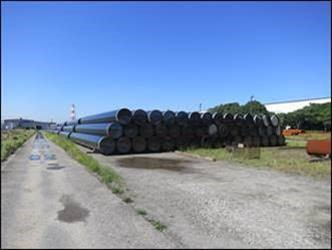
#> input picture research/pipes_counting/resources/998d98e.jpg, 332 x 250 px
$ jupyter execute pipe_counting.ipynb
#> lines starting #> are read from the running program, lines starting #| are printed output that depends on the picture
# Pipes Counting(Started 26/08/21)

Counting pipes is an age old problem of many factories, warehouses and users.

## Requirement

The requirement is to able to count pipes, using a single independent system.

Design solutions that can:

* Count steel pipes of different diameter
* Handle situations like pipes getting stuck because pipes cannot be moved or cannot be freed to get an accurate count
* Tackle challenges like getting only a top view if drones are used
* Be used for counting stainless or PVC pipes

Specifications

Typical specifications of pipes and the environment of the pipe yard include:

1. Pipes are 1.66-48 inches in diameter and 30-60 feet long
2. Stacked in 3-20 layers but not higher than approx. 10ft.
3. There are more than 1000 pipes within 1 acre of the yard
4. A tag and/or a cap may be attached to the end of the tube

In the case of large diameter pipes:

1. The pipe stacks are often several hundred meters long
2. The distance between the stacks is often so narrow.

Given these conditions, it can be difficult to take a picture from the front. Therefore, it is necessary to go close to it in hot/cold weather and visually check it for a long duration to get accurate information.

Since each pipe weighs up to several tons, it is difficult to calculate the number of pipes by weighing them all at once.

Some examples to get you started to include, but are not limited to, using drones, RFID tags, or AI flash counting apps! These are just examples. There is a lot of room for innovation here so we are looking forward to your unusual, out-of-the-box ideas to solve the given problem. Put on your thinking cap to build solutions and features that you believe in.

## White Hat(Information)

The data available to us are :

Helpful :
1. Minimum pipe diameter : 1.66 inches
2. Maximum pipe diameter : 48 inches
3. Minimum pipe length : 30 feet
4. Maximum pipe length : 60 feet
5. Stacked in 3-20 layers but not higher than approx. 10ft.
6. A tag and/or a cap may be attached to the end of the tube
7. pipes cannot be moved or cannot be freed to get an accurate count

Not helpful :
1. There are more than 1000 pipes within 1 acre of the yard
2. The pipe stacks are often several hundred meters long
3. The distance between the stacks is often narrow.

### Images

Immediate Questions :

1. What is the current pipes counting process like?
2. Can the tags be eliminated during analysis?
3. Does the operator always know the exact dimensions of the pipe?
4. What is the error margin currently?
5. What is the current operating cost for 'counting'?
6. Which parameters will we be willing to change or modify in the interest of counting?
7. Is there a Warehouse system in place, such as SAP or any other?
8. What do the tags represent?

## Red(Intuition)

1. Lighting in the area is never fixed
2. A more machine oriented approach is required, due to weather
3. Some of the stacks of pipes are bundled
4. Not enough clearance will be available on the ground always
5. Creating a fixed mount, might be difficult
6. Being that lazy people are the best effort reducers, they must have a spot that they like to do the counting from.
7. The recipients of a bulk would need this more than the manufacturer.
8. This will help most in pick count verification after stock recieve

## Yellow(Value)

What are the benefits of succeeding in this venture?

1. Lowered operating cost for manufacturers
2. Lowered operating cost for buyers
3. Reduction in error margin
4. Improved workplace
5. Improved productivity
6. Time saving

We would be able to achieve these, if
1. operating and maintenance cost of the proposed solution is lesser than the current operating cost
2. It is operatable remotely
3. Sustainable, in terms of continued space availability

## Black(Criticality)

Potential problems :
1. The caps and tags
2. Lighting
3. Unspecified length frame
4. Packing density

The requirement has been phrased to require a 'code'.

```
Idea Submission Guidelines

Please follow these guidelines while making your idea submission:

Your idea submission must include the following:

    Idea Title: Written on cover page
    Problem Statement: What is the specific problem?
    Approach: How will you solve it? Problem by technology (your solution)
    Overview with a diagram: Share your solutions/prototype mock image & business model with a diagram

Project Submission Guidelines

Please follow these guidelines while making your final project submission:

    You may submit your project as many times as your like. Only the final submission will be judged.
    All projects must contain the following in their submission
        Project overview (3-4 sentences explaining what you built)
        Link to the code on Github
        Presentation (in the form of PowerPoint or youtube video) of your project
            Youtube – no longer than 4 minutes
            PPT – no more than 12 slides
```

## Green(Ideas)

## Blue(Process control)

[cell 1]
import numpy
import cv2
from matplotlib import pyplot

img = cv2.imread('resources/998d98e.jpg')
#> img is the input picture: shape (250, 332, 3); mean B, G, R 177.9, 143.8, 121.9
img = cv2.cvtColor(img, cv2.COLOR_BGR2GRAY)
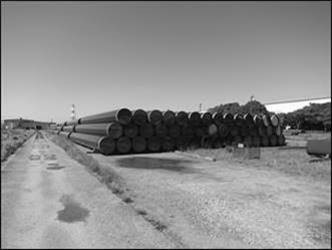
#> img: shape (250, 332); min 0, max 255, mean 141.2
pyplot.imshow(img)

[cell 2]
# img = cv2.medianBlur(img,1)
# cimg = cv2.cvtColor(img, cv2.COLOR_GRAY2BGR)
cimg = img
pyplot.imshow(cimg)

[cell 3]
# [15 lines of commented-out code are left out]

After attempting to use HoughCircles, the method fails miserably. It also has a drawback that it can't detect elipses.

Trying out another simplistic approach, using skimage.

[cell 4]
import matplotlib.pyplot as plt

from skimage import data, color, img_as_ubyte, io
from skimage.feature import canny
from skimage.transform import hough_ellipse
from skimage.draw import ellipse_perimeter

# Load picture, convert to grayscale and detect edges
image_rgb = io.imread('resources/b002434.jpg')
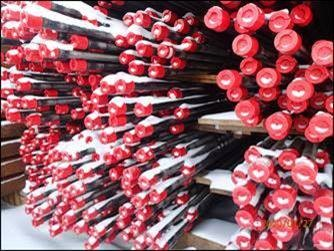
#> input picture research/pipes_counting/resources/b002434.jpg, 334 x 251 px
#> image_rgb is the input picture: shape (251, 334, 3); mean R, G, B 149.8, 90.6, 100
image_gray = color.rgb2gray(image_rgb)
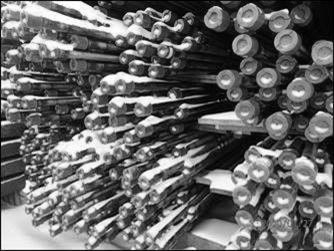
#> image_gray: shape (251, 334) float64; min 0.000565, max 1, mean 0.407
edges = canny(image_gray, sigma=1.0, low_threshold=0.55, high_threshold=0.8)
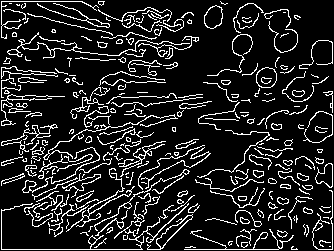
#> edges: shape (251, 334) bool; 13.8% white in thin lines or dots
pyplot.imshow(edges)
